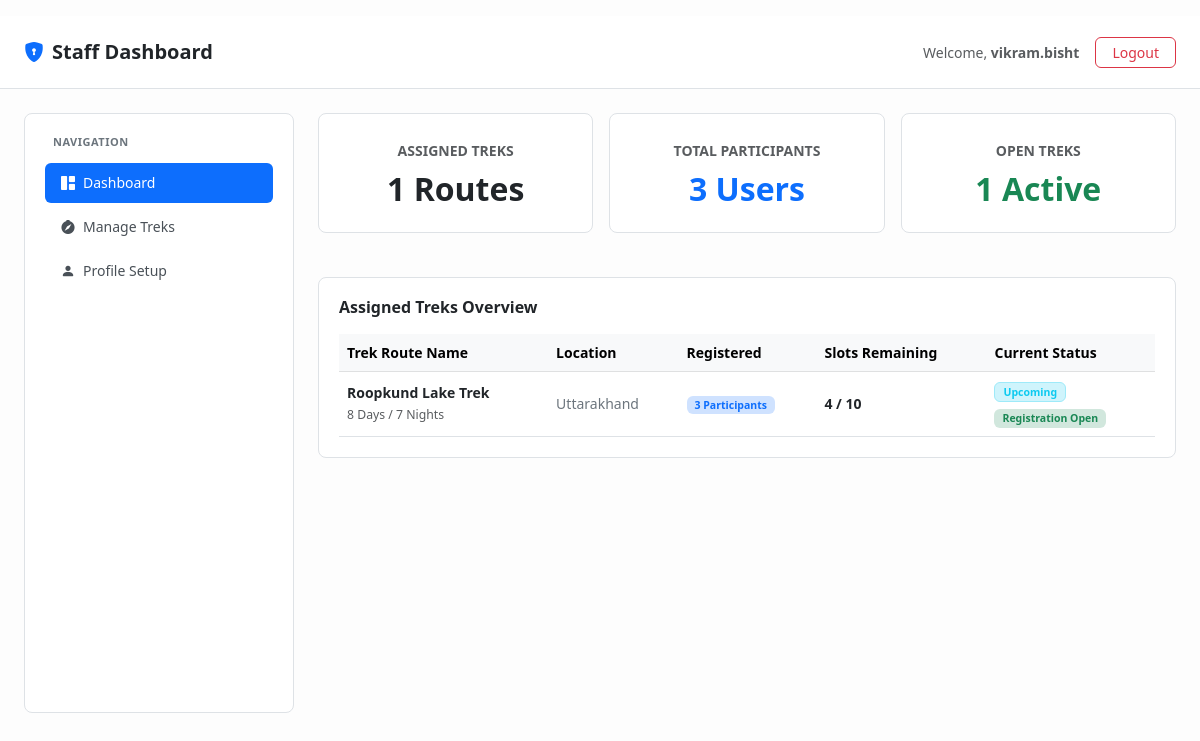
/staff/dashboard (signed in), run on the app's committed database.
### models.py (models this page shows)
class User(db.Model, UserMixin):
    __tablename__ = 'users'
    id = db.Column(db.Integer, primary_key=True)
    username = db.Column(db.String(50), unique=True, nullable=False)
    email = db.Column(db.String(100), unique=True, nullable=False)
    password = db.Column(db.String(100), nullable=False)
    full_name = db.Column(db.String(100), nullable=False)
    phone = db.Column(db.String(15), nullable=False)
    role = db.Column(db.String(20), nullable=False, default='trekker')
    status = db.Column(db.String(20), nullable=False, default='active')
    is_approved = db.Column(db.Boolean, default=False)
    bookings = db.relationship('Booking', backref='trekker', lazy=True)
    assigned_treks = db.relationship('Trek', backref='staff', lazy=True)

class Trek(db.Model):
    __tablename__ = 'treks'
    id = db.Column(db.Integer, primary_key=True)
    name = db.Column(db.String(50), nullable=False)
    location = db.Column(db.String(150), nullable=False)
    difficulty = db.Column(db.String(20), nullable=False)
    duration = db.Column(db.String(50), nullable=False)
    total_slots = db.Column(db.Integer, nullable=False)
    available_slots = db.Column(db.Integer, nullable=False)
    assigned_staff_id = db.Column(db.Integer, db.ForeignKey('users.id'), nullable=True)
    start_date = db.Column(db.Date, nullable=False)
    end_date = db.Column(db.Date, nullable=False)
    description = db.Column(db.Text, nullable=False)
    price = db.Column(db.Float, nullable=False)
    status = db.Column(db.String(20), nullable=False, default='Upcoming')
    bookings = db.relationship('Booking', backref='trek_details', lazy=True)

### app.py (the view)
@app.route('/staff/dashboard',methods = ['GET'])
@login_required
def staff_dashboard():
    return staff_dashboard_logic()

### app.py (called while the page is built)
@login_manager.user_loader
def load_user(user_id):
    return User.query.get(int(user_id))

### routes/staff.py (called while the page is built)
def staff_dashboard_logic():
    if current_user.role != 'staff':
        flash("Access denied. Staff credential required.", "danger")
        return redirect(url_for('login'))
    if not current_user.is_approved:
        from flask_login import logout_user
        logout_user()
        flash("Your account has been terminated by admin.", "danger")
        return redirect(url_for('login'))
    assigned_treks = Trek.query.filter_by(assigned_staff_id=current_user.id).all()
    open_treks_count = sum(1 for t in assigned_treks if t.available_slots > 0)
    total_participants_counts = sum(len(trek.bookings) for trek in assigned_treks)
    return render_template(
        'staff_dashboard.html',
        assigned_treks=assigned_treks,
        open_treks_count=open_treks_count,
        total_participants_counts=total_participants_counts
    )

### templates/staff_dashboard.html (shortened to what this page needs)
<!DOCTYPE html>
<html lang="en">
<head>
    <link href="https://cdn.jsdelivr.net/npm/bootstrap@5.3.0/dist/css/bootstrap.min.css" rel="stylesheet">
    <link href="https://cdn.jsdelivr.net/npm/bootstrap-icons@1.10.5/font/bootstrap-icons.css" rel="stylesheet">
</head>
<body>
    <nav class="navbar navbar-light bg-white border-bottom py-3 mb-4">
        <div class="container-fluid px-4">
            <span class="navbar-brand fw-bold text-dark fs-5">
                <i class="bi bi-shield-lock-fill me-2 text-primary"></i>Staff Dashboard
            </span>
            <div class="d-flex align-items-center gap-3">
                <span class="text-muted small">Welcome, <strong>{{ current_user.email.split('@')[0] }}</strong></span>
                <a href="/logout" class="btn btn-outline-danger btn-sm px-3" style="border-radius: 6px;">Logout</a>
            </div>
        </div>
    </nav>
    <div class="container-fluid px-4">
        <div class="row g-4">
            <div class="col-md-3">
                <div class="sidebar-container">
                    <div class="sidebar-title">Navigation</div>
                    <div class="nav nav-pills flex-column" id="staffTab" role="tablist">
                        <button class="nav-link active" id="dashboard-tab" data-bs-toggle="tab" data-bs-target="#dashboard-pane" type="button" role="tab">
                            <i class="bi bi-grid-1x2-fill me-2"></i>Dashboard
                        </button>
                        <button class="nav-link" id="my-treks-tab" data-bs-toggle="tab" data-bs-target="#my-treks-pane" type="button" role="tab">
                            <i class="bi bi-compass-fill me-2"></i>Manage Treks
                        </button>
                        <button class="nav-link" id="profile-tab" data-bs-toggle="tab" data-bs-target="#profile-pane" type="button" role="tab">
                            <i class="bi bi-person-fill me-2"></i>Profile Setup
                        </button>
                    </div>
                </div>
            </div>
            <div class="col-md-9">
                <div class="tab-content" id="staffTabContent">
                    <div class="tab-pane fade show active" id="dashboard-pane" role="tabpanel">
                        <div class="row g-3 mb-4">
                            <div class="col-md-4">
                                <div class="bento-card text-center py-4">
                                    <span class="text-uppercase text-muted small fw-bold tracking-wide">Assigned Treks</span>
                                    <h2 class="fw-bold mt-2 mb-0 text-dark">{{ assigned_treks|length }} Routes</h2>
                                </div>
                            </div>
                            <div class="col-md-4">
                                <div class="bento-card text-center py-4">
                                    <span class="text-uppercase text-muted small fw-bold tracking-wide">Total Participants</span>
                                    <h2 class="fw-bold mt-2 mb-0 text-primary">{{ total_participants_counts }} Users</h2>
                                </div>
                            </div>
                            <div class="col-md-4">
                                <div class="bento-card text-center py-4">
                                    <span class="text-uppercase text-muted small fw-bold tracking-wide">Open Treks</span>
                                    <h2 class="fw-bold mt-2 mb-0 text-success">{{ open_treks_count }} Active</h2>
                                </div>
                            </div>
                        </div>
                        <div class="bento-card">
                            <h6 class="fw-bold text-dark mb-3">Assigned Treks Overview</h6>
                            <div class="table-responsive">
                                <table class="table table-hover align-middle mb-0" style="font-size: 14px;">
                                    <thead class="table-light text-muted">
                                        <tr>
                                            <th>Trek Route Name</th>
                                            <th>Location</th>
                                            <th>Registered</th>
                                            <th>Slots Remaining</th>
                                            <th>Current Status</th>
                                        </tr>
                                    </thead>
                                    <tbody>
                                        {% for trek in assigned_treks %}
                                        <tr>
                                            <td>
                                                <span class="fw-bold text-dark">{{ trek.name }}</span><br>
                                                <small class="text-muted">{{ trek.duration if trek.duration else 'N/A' }}</small>
                                            </td>
                                            <td class="text-secondary">{{ trek.location }}</td>
                                            <td><span class="badge bg-primary-subtle text-primary px-2 py-1">{{ trek.bookings|length }} Participants</span></td>
                                            <td class="fw-semibold text-dark">{{ trek.available_slots }} / {{ trek.total_slots }}</td>
                                            <td>
                                                <span class="badge bg-info-subtle text-info border border-info-subtle px-2 py-1 mb-1">{{ trek.status if trek.status else 'Upcoming' }}</span><br>
                                                {% if trek.available_slots > 0 %}
                                                <span class="badge bg-success-subtle text-success px-2 py-1">Registration Open</span>
                                                {% else %}
                                                <span class="badge bg-danger-subtle text-danger px-2 py-1">Closed / Full</span>
                                                {% endif %}
                                            </td>
                                        </tr>
                                        {% else %}
                                        <tr>
                                            <td colspan="5" class="text-center text-muted py-4"><i class="bi bi-exclamation-circle me-1"></i> No assigned treks found.</td>
                                        </tr>
                                        {% endfor %}
                                    </tbody>
                                </table>
                            </div>
                        </div>
                    </div>
                </div>
            </div>
        </div>
    </div>
</body>
</html>

### templates/staff_dashboard.html (style rules this page uses)
body { background-color: #fdfdfd; font-family: system-ui, -apple-system, sans-serif; }
.bento-card { background: #ffffff; border: 1px solid #dee2e6; border-radius: 8px; padding: 1.25rem; margin-bottom: 1.25rem; }
.sidebar-container { background: #ffffff; border: 1px solid #dee2e6; border-radius: 8px; padding: 1.25rem; min-height: 75vh; }
.sidebar-title { font-size: 11px; text-transform: uppercase; letter-spacing: 0.5px; color: #6c757d; font-weight: 700; padding-left: 0.5rem; margin-bottom: 0.75rem; }
.nav-pills .nav-link { color: #495057; border-radius: 6px; margin-bottom: 4px; text-align: left; width: 100%; background: none; border: none; padding: 0.6rem 1rem; font-size: 14px; display: flex; align-items: center; transition: background-color 0.15s ease; }
.nav-pills .nav-link.active { background-color: #0d6efd !important; color: #ffffff !important; }

### data on the page
User: email "vikram.bisht"
Trek: name "Roopkund Lake Trek", duration "8 Days / 7 Nights", location "Uttarakhand", bookings|length "3", available_slots "4", total_slots "10", status "Upcoming", shows "Registration Open"

### other printed values
{{ assigned_treks|length }} "1"
{{ total_participants_counts }} "3"
{{ open_treks_count }} "1"
